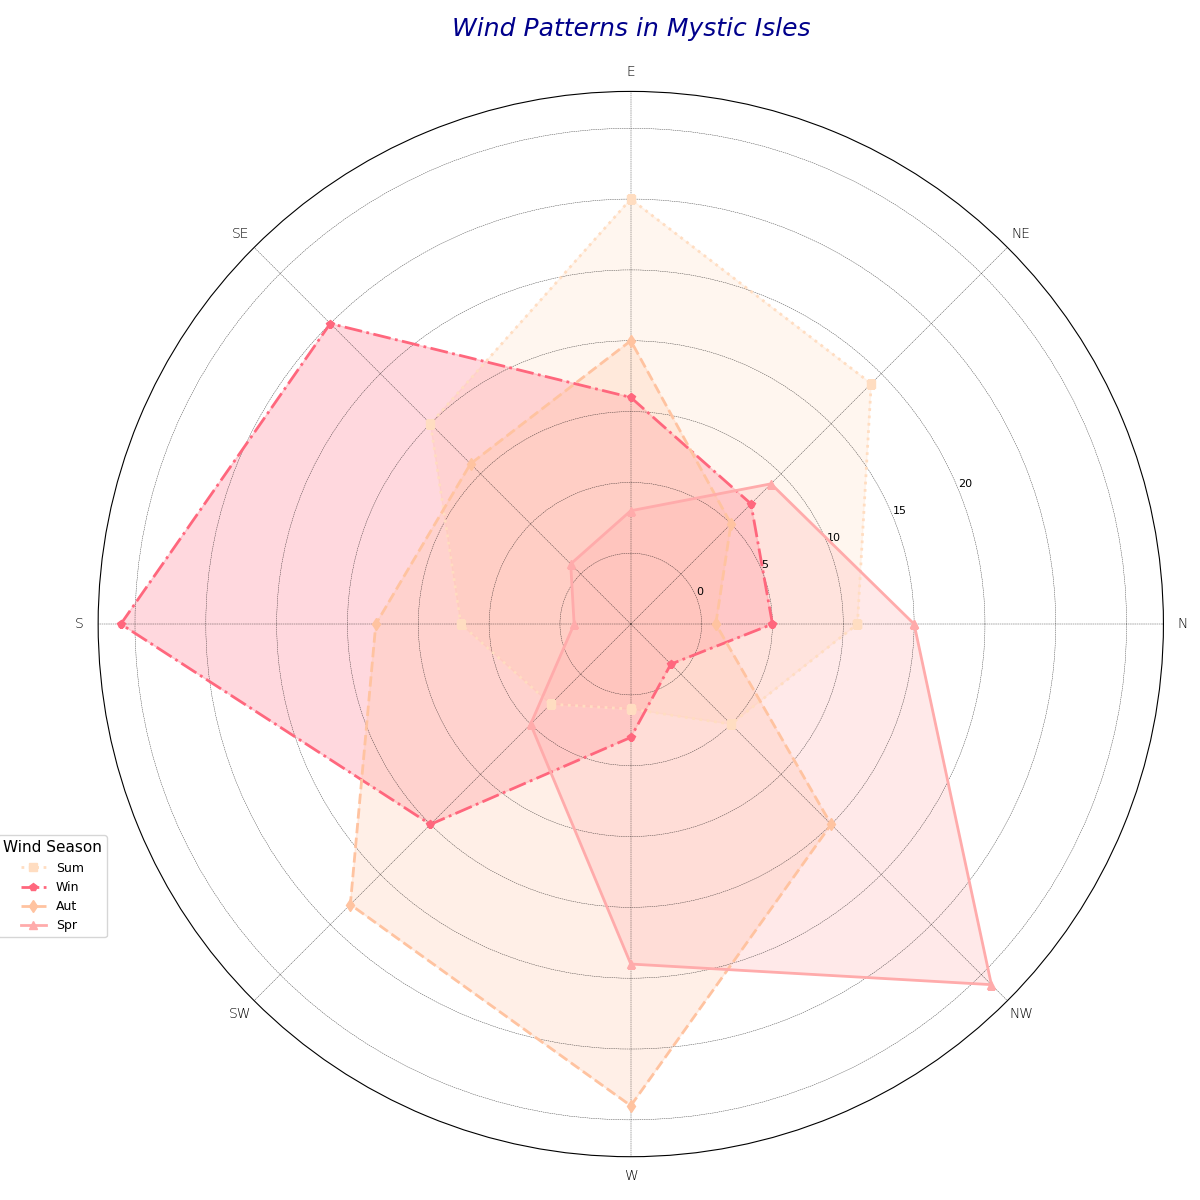

Here is the Python script that generated this plot:
import matplotlib.pyplot as plt
import numpy as np

directions = ['N', 'NE', 'E', 'SE', 'S', 'SW', 'W', 'NW']
spring_winds = np.array([8, 12, 15, 10, 6, 4, 3, 5])
summer_winds = np.array([5, 6, 8, 15, 18, 10, 4, 2])
autumn_winds = np.array([3, 5, 10, 8, 9, 14, 17, 10])
winter_winds = np.array([10, 7, 4, 3, 2, 5, 12, 18])

wind_data = [spring_winds, summer_winds, autumn_winds, winter_winds]

angles = np.linspace(0, 2 * np.pi, len(directions), endpoint=False).tolist()
angles += angles[:1]

for i in range(len(wind_data)):
    wind_data[i] = np.append(wind_data[i], wind_data[i][0])

fig, ax = plt.subplots(figsize=(12, 12), subplot_kw=dict(polar=True))

colors = ['#FFDDC1', '#FF677D', '#FFC3A0', '#FFABAB']
labels = ['Sum', 'Win', 'Aut', 'Spr']

marker_styles = ['s', 'p', 'd', '^']  # square, pentagon, diamond, triangle_up
line_styles = [':', '-.', '--', '-']

for data, color, label, marker, linestyle in zip(wind_data, colors, labels, marker_styles, line_styles):
    ax.plot(angles, data, marker=marker, linestyle=linestyle, color=color, linewidth=2, label=label)
    ax.fill(angles, data, color=color, alpha=0.25)

ax.set_xticks(angles[:-1])
ax.set_xticklabels(directions, fontsize=10, fontweight='light')
ax.set_yticklabels([0, 5, 10, 15, 20], fontsize=8)
ax.grid(color='black', linestyle='--', linewidth=0.3, alpha=0.8)

ax.set_title("Wind Patterns in Mystic Isles", fontsize=18, fontstyle='italic', color='darkblue', pad=40)

ax.legend(loc='lower left', bbox_to_anchor=(-0.1, 0.2), fontsize=9, title='Wind Season', title_fontsize='11')

plt.tight_layout()
plt.show()
